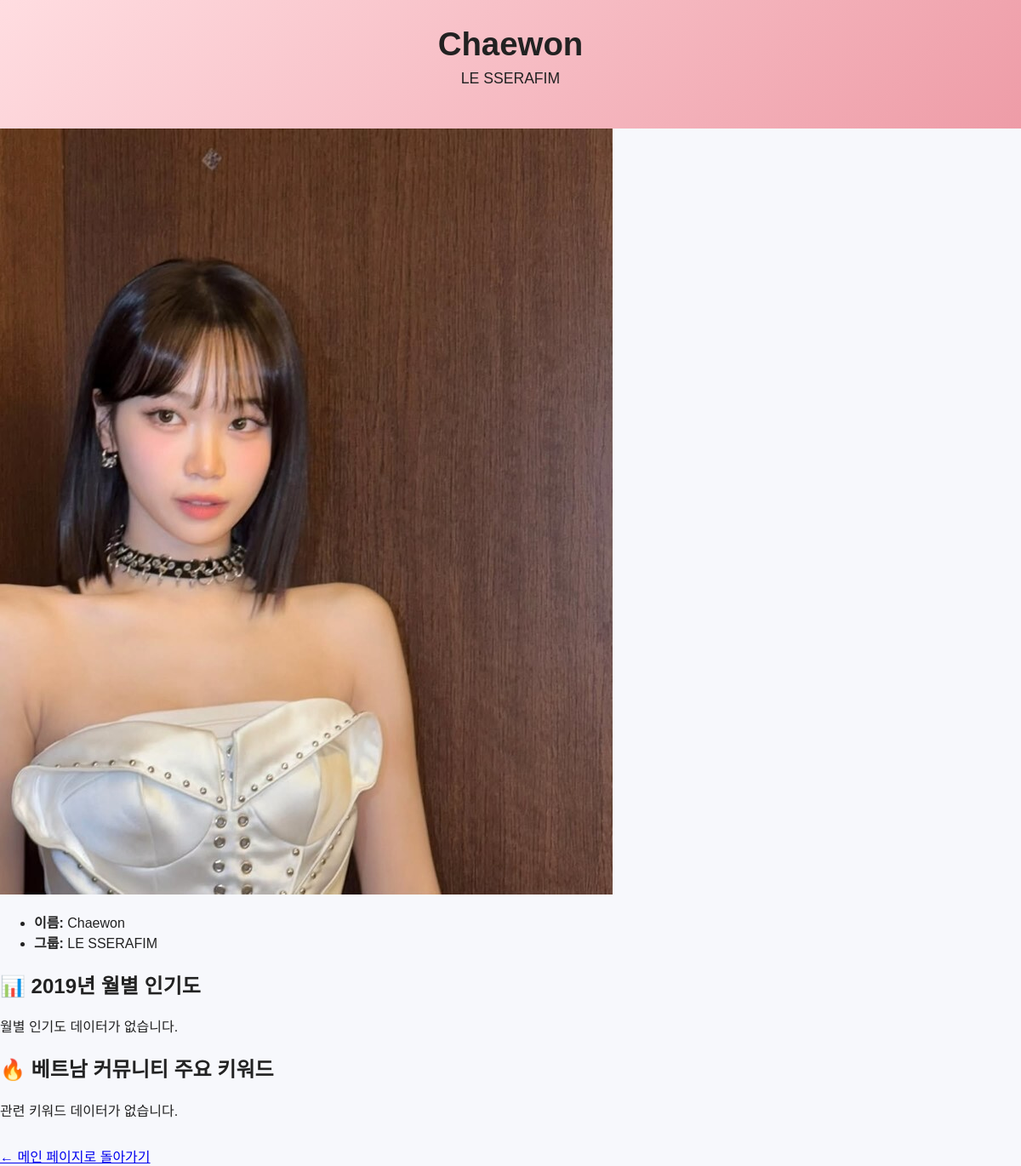
The page /idol/35 on the database its author committed.
### tables this page shows
CREATE TABLE idol (
    id INTEGER PRIMARY KEY AUTOINCREMENT,
    name TEXT NOT NULL,
    group_name TEXT NOT NULL,
    debut_year INTEGER,
    agency TEXT
, image TEXT);

### app.py (the view)
@app.route("/idol/<int:id>")
def idol_detail(id):
    conn = get_db()
    cur = conn.cursor()
    cur.execute("SELECT * FROM idol WHERE id = ?", (id,))
    idol = cur.fetchone()
    if idol is None:
        conn.close()
        return "아이돌 정보를 찾을 수 없습니다.", 404
    popularity = []
    try:
        cur.execute("""
            SELECT
                month,
                score AS popularity_score
            FROM idol_popularity
            WHERE idol_id = ?
              AND year = 2019
            ORDER BY month
        """, (id,))
        popularity = cur.fetchall()
    except sqlite3.OperationalError:
        popularity = []
    keywords = []
    try:
        cur.execute("""
            SELECT keyword, SUM(keyword_count) AS total_count
            FROM keyword_trend
            WHERE year = 2019
              AND (
                  LOWER(keyword) LIKE '%' || LOWER(?) || '%'
                  OR LOWER(keyword) LIKE '%' || LOWER(?) || '%'
              )
            GROUP BY keyword
            ORDER BY total_count DESC
            LIMIT 5
        """, (idol["name"], idol["group_name"]))
        keywords = cur.fetchall()
    except sqlite3.OperationalError:
        keywords = []
    conn.close()
    return render_template(
        "idol_detail.html",
        idol=idol,
        popularity=popularity,
        keywords=keywords
    )

### app.py (called while the page is built)
def get_db():
    conn = sqlite3.connect("database.db")
    conn.row_factory = sqlite3.Row
    return conn

### templates/idol_detail.html (shortened to what this page needs)
<!DOCTYPE html>
<html lang="ko">
<head>
    <link rel="stylesheet" href="{{ url_for('static', filename='style.css') }}">
</head>
<body>
<header>
    <h1>{{ idol.name }}</h1>
    <p>{{ idol.group_name }}</p>
</header>
<main>
    <section class="idol-basic">
        <img
            src="{{ url_for('static', filename='images/' ~ idol.image) }}"
            alt="{{ idol.name }}"
            class="idol-detail-img"
        >
        <ul class="idol-info">
            <li><strong>이름:</strong> {{ idol.name }}</li>
            <li><strong>그룹:</strong> {{ idol.group_name }}</li>
        </ul>
    </section>
    <section class="idol-popularity">
        <h2>📊 2019년 월별 인기도</h2>
        {% if popularity %}
        <table>
            <tr>
                <th>월</th>
                <th>인기도 점수</th>
            </tr>
            {% for row in popularity %}
            <tr>
                <td>{{ row.month }}월</td>
                <td>{{ row.popularity_score }}</td>
            </tr>
            {% endfor %}
        </table>
        {% else %}
            <p>월별 인기도 데이터가 없습니다.</p>
        {% endif %}
    </section>
    <section class="idol-keywords">
        <h2>🔥 베트남 커뮤니티 주요 키워드</h2>
        {% if keywords %}
        <ul class="keyword-list">
            {% for k in keywords %}
                <li>
                    <strong>{{ k.keyword }}</strong>
                    ({{ k.total_count }}회)
                </li>
            {% endfor %}
        </ul>
        {% else %}
            <p>관련 키워드 데이터가 없습니다.</p>
        {% endif %}
    </section>
    <div style="margin-top: 30px;">
        <a href="/">← 메인 페이지로 돌아가기</a>
    </div>
</main>
</body>
</html>

### static/style.css (style rules this page uses)
body { font-family: "Apple SD Gothic Neo", "Noto Sans KR", sans-serif; margin: 0; padding: 0; background: #f7f8fc; color: #222; }
header { text-align: center; padding: 30px 10px; background: linear-gradient(135deg, #ffdde1, #ee9ca7); color: #222; }
header h1 { margin: 0; font-size: 2.4rem; }
header p { margin-top: 8px; font-size: 1.1rem; }

### rows shown on the page
idol: name "Chaewon", group_name "LE SSERAFIM", image (picture)
